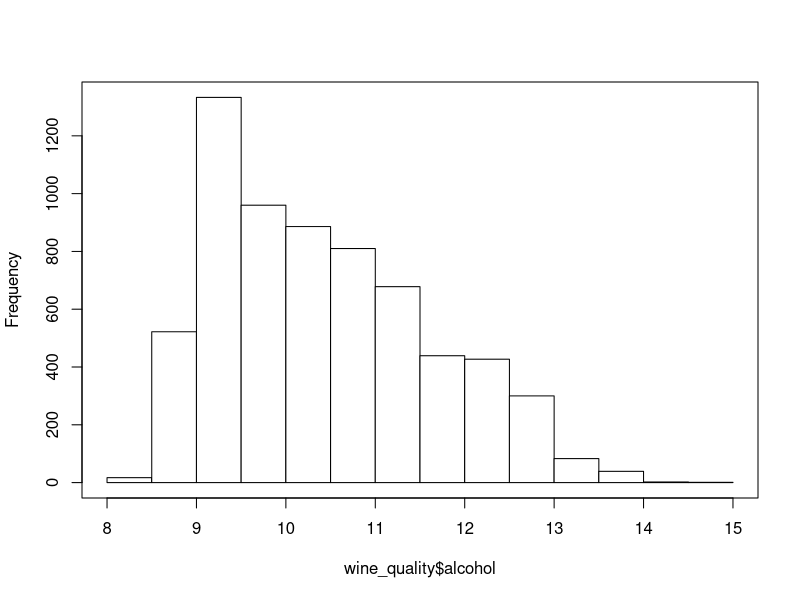
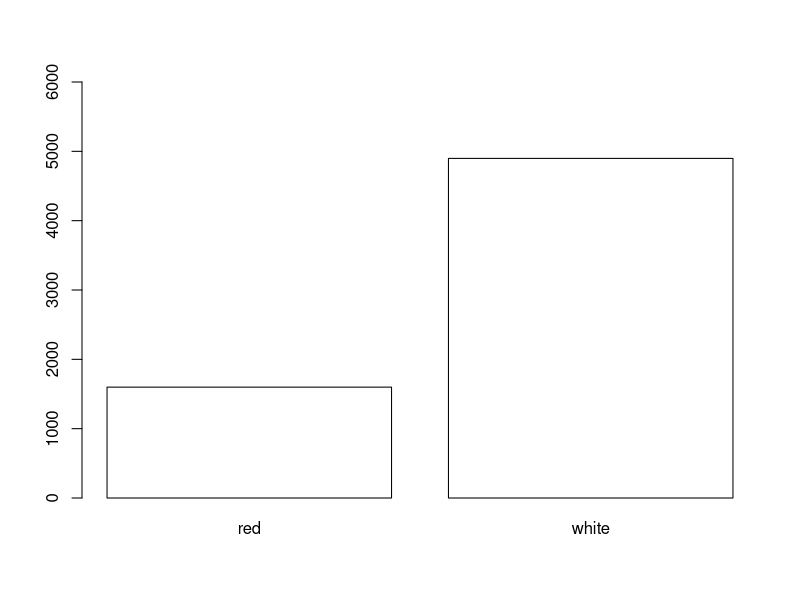
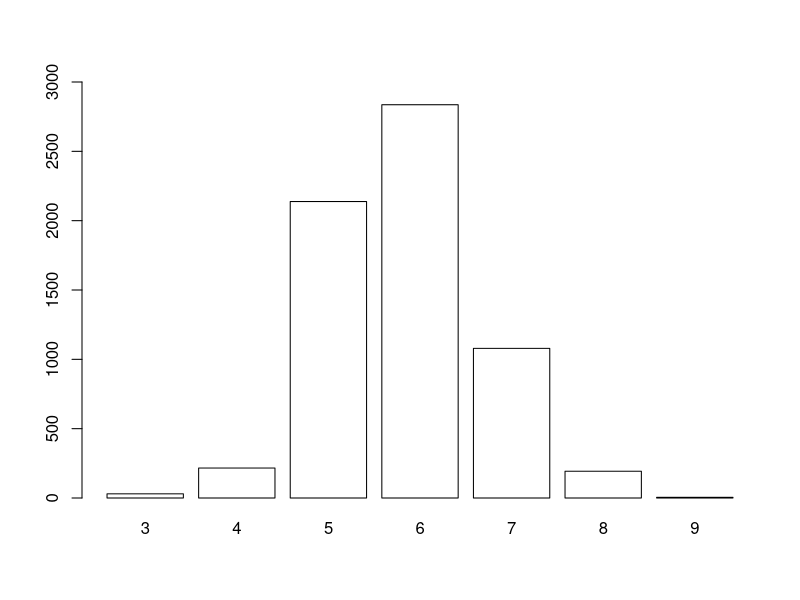

The R source for these figures, in order:
## ---- chunk 1
X <- iris[1:6, 1:4] # first 6 rows and 4 columns
X         # or: print(X)
dim(X)    # gives n and p
dim(iris) # for the full dataset
## ---- chunk 2
X[3, 2] # 3rd row, 2nd column
## ---- chunk 3
X[3,]
as.numeric(X[3,]) # drops names
## ---- chunk 4
length(X[3,])
## ---- chunk 5
X[,2]
length(X[,2])
## ---- chunk 6
set.seed(123)
# in iris, iris[, 5] gives the Ys
iris[sample(nrow(iris), 3), ]  # three random rows
## ---- chunk 7
set.seed(123)
wine_quality <- read.csv("datasets/wine_quality_all.csv",
    comment.char="#")
wine_quality[1,]
## ---- chunk 8
summary(wine_quality$alcohol) # continuous variable
hist(wine_quality$alcohol, main="", col="white"); box()
## ---- chunk 9
table(wine_quality$color) # binary variable
barplot(table(wine_quality$color), col="white", ylim=c(0, 6000))
## ---- chunk 10
table(wine_quality$response) # ordinal variable
barplot(table(wine_quality$response), col="white", ylim=c(0, 3000))
